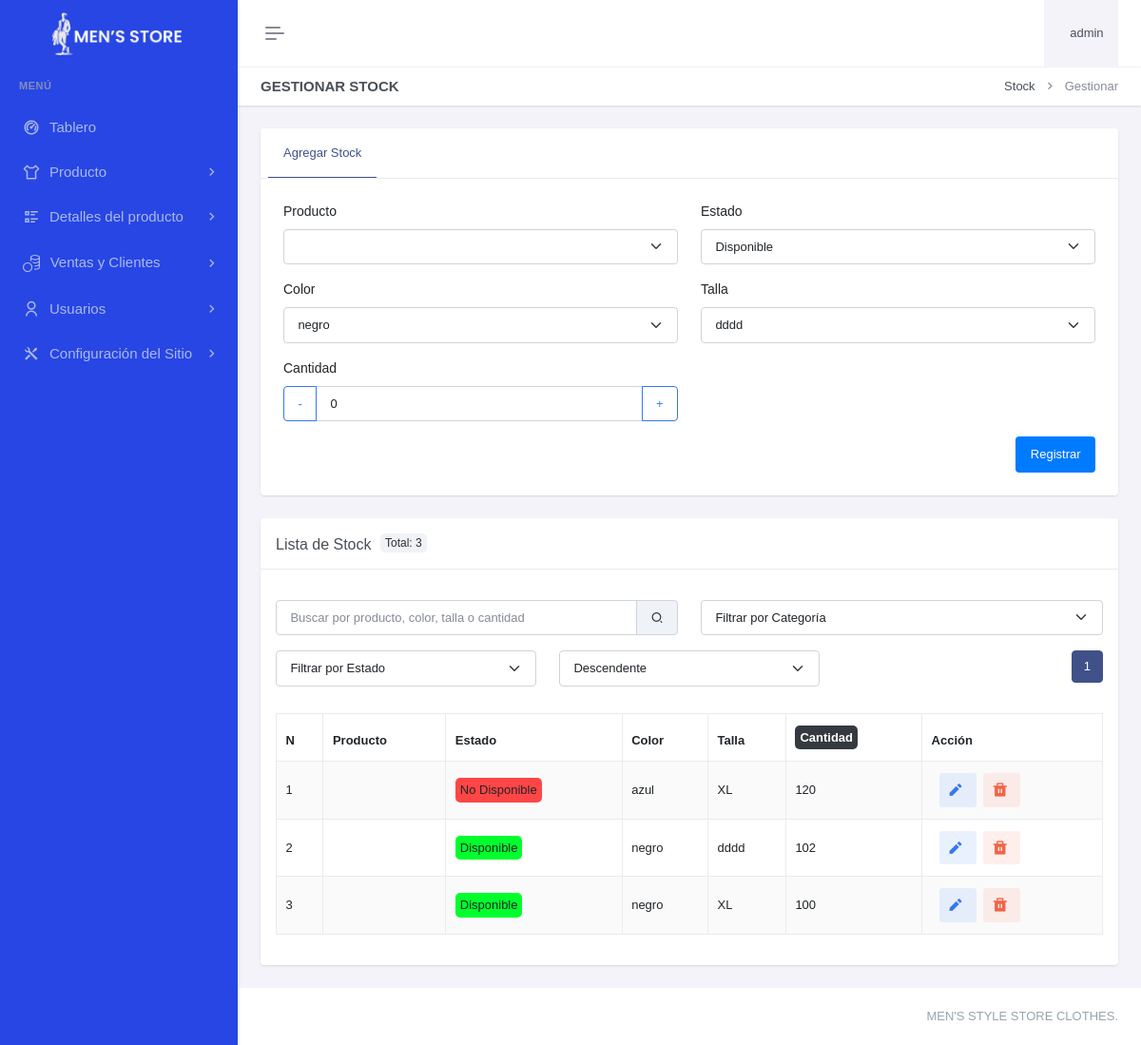
Before: /paneladministrador/productos/stock/gestionar-stock.php (signed in) with the older database file.
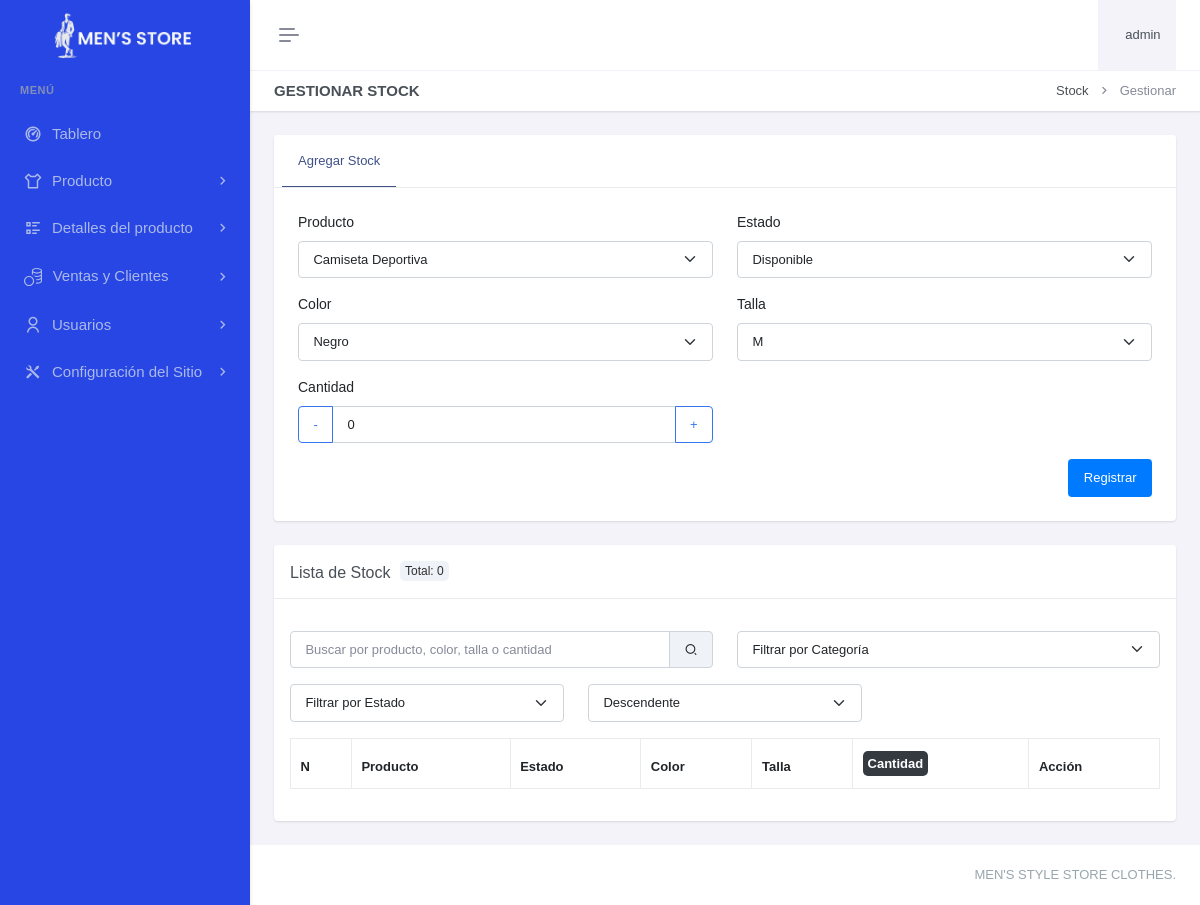
After: the same page with the newer database file.
### tables this page shows
CREATE TABLE `stock` (
  `stoId` int(11) NOT NULL,
  `proId` int(11) DEFAULT NULL,
  `estId` int(11) DEFAULT NULL,
  `colId` int(11) DEFAULT NULL,
  `talId` int(11) DEFAULT NULL,
  `stoCantidad` int(11) DEFAULT NULL,
  `stoFechaRegis` datetime DEFAULT current_timestamp() ON UPDATE current_timestamp()
);

CREATE TABLE `estado` (
  `estId` int(11) NOT NULL,
  `estDisponible` tinyint(1) DEFAULT NULL,
  `estFechaRegis` datetime DEFAULT current_timestamp()
);

CREATE TABLE `color` (
  `colId` int(11) NOT NULL,
  `colNombre` varchar(50) NOT NULL,
  `colCodigoHex` varchar(30) DEFAULT NULL,
  `colFechaRegis` datetime DEFAULT current_timestamp()
);

CREATE TABLE `talla` (
  `talId` int(11) NOT NULL,
  `talNombre` varchar(30) DEFAULT NULL,
  `talFechaRegis` datetime DEFAULT current_timestamp()
);

### paneladministrador/productos/stock/gestionar-stock.php (the view, shortened to what the changed rows need)
<?php
include "../../header.php";
include "../../sidebar.php";
$registros_por_pagina = 10;
$pagina_actual = isset($_GET['pagina']) ? (int)$_GET['pagina'] : 1;
$offset = ($pagina_actual - 1) * $registros_por_pagina;
$search = isset($_GET['search']) ? $_GET['search'] : '';
$filterCategory = isset($_GET['filterCategory']) ? $_GET['filterCategory'] : '';
$filterState = isset($_GET['filterState']) ? $_GET['filterState'] : '';
$order_dir = isset($_GET['order_dir']) ? $_GET['order_dir'] : 'DESC';
$search_param = "%$search%";
$query_total = "SELECT COUNT(*) as total FROM stock s
                INNER JOIN producto p ON s.proId=p.proId
                INNER JOIN talla t ON s.talId=t.talId
                INNER JOIN color c ON s.colId=c.colId
                INNER JOIN estado e ON s.estId=e.estId
                WHERE (p.proNombre LIKE ? OR c.colNombre LIKE ? OR t.talNombre LIKE ? OR s.stoCantidad LIKE ?)";
$params = [$search_param, $search_param, $search_param, $search_param];
$stmt_total = $con->prepare($query_total);
$stmt_total->bind_param(str_repeat('s', count($params)), ...$params);
$stmt_total->execute();
$result_total = $stmt_total->get_result();
$total_registros = $result_total->fetch_assoc()['total'];
$total_paginas = ceil($total_registros / $registros_por_pagina);
$proId = '';
$colId = '';
$talId = '';
?>
<div class="main-content">
    <div class="page-content">
        <div class="container-fluid">
            <div class="row">
                <div class="col-xxl-9">
                    <div class="card mt-xxl-n5">
                        <div class="card-body p-4">
                            <div class="tab-content">
                                <div class="tab-pane active" id="stockDetails" role="tabpanel">
                                    <form method="POST" action="">
                                        <div class="row">
                                            <div class="col-lg-6">
                                                <div class="mb-3">
                                                    <label for="proId" class="form-label">Producto</label>
                                                    <select class="form-select" id="proId" name="proId" required>
                                                        <?php
                                                        $query = "SELECT proId, proNombre FROM producto";
                                                        $result = mysqli_query($con, $query);
                                                        while ($row = mysqli_fetch_assoc($result)) {
                                                            $selected = ($row['proId'] == $proId) ? 'selected' : '';
                                                            echo "<option value='{$row['proId']}' $selected>{$row['proNombre']}</option>";
                                                        }
                                                        ?>
                                                    </select>
                                                </div>
                                            </div>
                                            <div class="col-lg-6">
                                                <div class="mb-3">
                                                    <label for="colId" class="form-label">Color</label>
                                                    <select class="form-select" id="colId" name="colId" required>
                                                        <?php
                                                        $query = "SELECT colId, colNombre FROM color";
                                                        $result = mysqli_query($con, $query);
                                                        while ($row = mysqli_fetch_assoc($result)) {
                                                            $selected = ($row['colId'] == $colId) ? 'selected' : '';
                                                            echo "<option value='{$row['colId']}' $selected>{$row['colNombre']}</option>";
                                                        }
                                                        ?>
                                                    </select>
                                                </div>
                                            </div>
                                            <div class="col-lg-6">
                                                <div class="mb-3">
                                                    <label for="talId" class="form-label">Talla</label>
                                                    <select class="form-select" id="talId" name="talId" required>
                                                        <?php
                                                        $query = "SELECT talId, talNombre FROM talla";
                                                        $result = mysqli_query($con, $query);
                                                        while ($row = mysqli_fetch_assoc($result)) {
                                                            $selected = ($row['talId'] == $talId) ? 'selected' : '';
                                                            echo "<option value='{$row['talId']}' $selected>{$row['talNombre']}</option>";
                                                        }
                                                        ?>
                                                    </select>
                                                </div>
                                            </div>
                                        </div>
                                    </form>
                                </div>
                            </div>
                        </div>
                    </div>
                    <div class="card mt-4" id="example">
                        <div class="card-header">
                          <h5 class="card-title mb-0">Lista de Stock <div class="badge-total">Total: <?php echo $total_registros; ?></div></h5>
                        </div>
                        <div class="card-body">
                            <div class="row mb-3">
                                <div class="col-md-4 mt-3 d-flex justify-content-end">
                                <nav aria-label="Page navigation example">
                                    <ul class="pagination justify-content-center">
                                        <?php for ($i = 1; $i <= $total_paginas; $i++): ?>
                                            <li class="page-item <?php echo ($i == $pagina_actual) ? 'active' : ''; ?>">
                                                <a class="page-link" href="?pagina=<?php echo $i; ?>&search=<?php echo htmlspecialchars($search); ?>&filterCategory=<?php echo htmlspecialchars($filterCategory); ?>&filterState=<?php echo htmlspecialchars($filterState); ?>&order_dir=<?php echo htmlspecialchars($order_dir); ?>#example"><?php echo $i; ?></a>
                                            </li>
                                        <?php endfor; ?>
                                    </ul>
                                </nav>
                            </div>
                            </div>
                            <table class="table table-bordered dt-responsive nowrap table-striped align-middle" style="width:100%">
                                <thead>
                                    <tr>
                                    <th>N</th>
                                        <th>Producto</th>
                                        <th>Estado</th>
                                        <th>Color</th>
                                        <th>Talla</th>
                                        <th> <div class="badge-dark"> Cantidad</div></th>
                                        <th>Acción</th>
                                    </tr>
                                </thead>
                                <tbody>
                                    <?php
                                    $query = "SELECT s.stoId, p.proNombre, e.estDisponible, c.colNombre, t.talNombre, s.stoCantidad, p.catId
                                              FROM stock AS s
                                              INNER JOIN producto AS p ON s.proId = p.proId
                                              INNER JOIN estado AS e ON s.estId = e.estId
                                              INNER JOIN color AS c ON s.colId = c.colId
                                              INNER JOIN talla AS t ON s.talId = t.talId
                                              WHERE (p.proNombre LIKE ? OR c.colNombre LIKE ? OR t.talNombre LIKE ? OR s.stoCantidad LIKE ?)";
                                    $params = [$search_param, $search_param, $search_param, $search_param];
                                    $query .= " ORDER BY s.stoId $order_dir LIMIT $registros_por_pagina OFFSET $offset";
                                    $stmt = $con->prepare($query);
                                    $stmt->bind_param(str_repeat('s', count($params)), ...$params);
                                    $stmt->execute();
                                    $result = $stmt->get_result();
                                    $numero_registro = $offset + 1;
                                    while ($row = mysqli_fetch_assoc($result)) {
                                        $estado = $row['estDisponible'] ? 'Disponible' : 'No Disponible';
                                        $estadoClass = $row['estDisponible'] ? 'badge-success' : 'badge-danger';
                                        if ($row['stoCantidad'] == 0 ||$row['estDisponible'] == 0) {
                                            $estado = 'No Disponible';
                                            $estadoClass = 'badge-danger';
                                        } elseif ($row['stoCantidad'] < 15) {
                                            $estadoClass = 'badge-warning';
                                        }
                                        echo "<tr id='stock-{$row['stoId']}' data-category='{$row['catId']}'>
                                             <td>{$numero_registro}</td>
                                                <td>{$row['proNombre']}</td>
                                                <td><span class='{$estadoClass}'>{$estado}</span></td>
                                                <td>{$row['colNombre']}</td>
                                                <td>{$row['talNombre']}</td>
                                                <td>{$row['stoCantidad']}</td>
                                                <td>
                                                   <a href='editarstock.php?id={$row['stoId']}' class='btn btn-soft-secondary btn-sm ms-2 me-1' aria-label='Editar' title='Editar'><i class='ri-pencil-fill align-bottom me-1' style='font-size: 1.5em;'></i></a>
                                                    <a href='javascript:void(0);' class='btn btn-soft-danger btn-sm' onclick='confirmDeleteStock({$row['stoId']})' aria-label='Eliminar' title='Eliminar'><i class='ri-delete-bin-fill align-bottom me-1' style='font-size: 1.5em;'></i></a>
                                                </td>
                                            </tr>";
                                            $numero_registro++;
                                    }
                                    ?>
                                </tbody>
                            </table>
                        </div>
                    </div>
                </div>
            </div>
        </div>
    </div>
</div>
<?php include "../../footer.php";?>

Changed rows visible on the page:
removed stock: stoCantidad.estDisponible "No Disponible", colId.colNombre "azul", talId.talNombre "XL", stoCantidad "120"
removed stock: estId.estDisponible "Disponible", colId.colNombre "negro", talId.talNombre "dddd", stoCantidad "102"
removed stock: estId.estDisponible "Disponible", colId.colNombre "negro", talId.talNombre "XL", stoCantidad "100"
Other visible differences:
form field proId: (not shown) → "Camiseta Deportiva"
form field colId: "negro" → "Negro"
form field talId: "dddd" → "M"
$total_registros: "3" → "0"
list line gone: "1"
